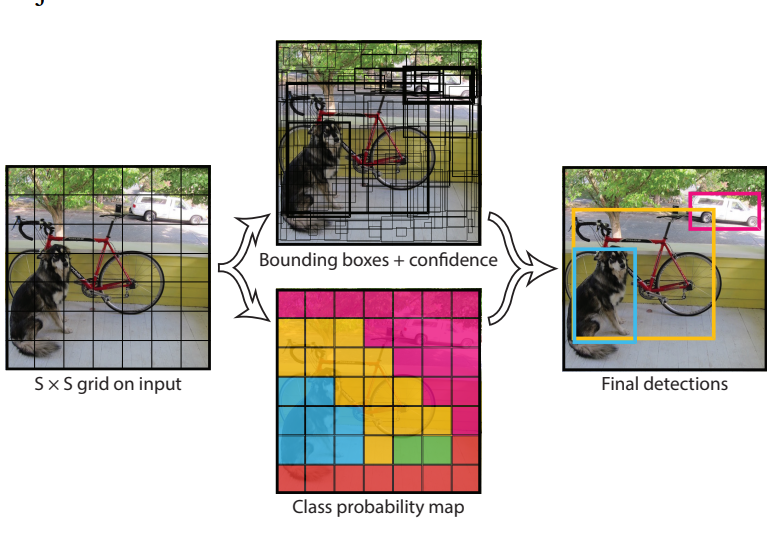
#> input picture 6_CNN/images/yolo.png, 775 x 533 px, found by its file name; its folder holds 4 pictures in this run
$ jupyter execute --allow-errors unet.ipynb   (shell and % lines are left out)
#> lines starting #> are read from the running program, lines starting #| are printed output that depends on the picture
[cell 1]
import numpy as np
import cv2
import os
import matplotlib.pyplot as plt
from PIL import Image
import tensorflow as tf
import random
from tensorflow import keras
from tensorflow.keras import layers
from tensorflow.keras.models import Sequential
import pandas as pd
import plotly.express as px
from tqdm import tqdm

[cell 2]
base_dir=os.path.join("/content","drive","MyDrive","archive","people_segmentation")

[cell 3]
def load_corrosponding_mask(img_name,base_dir):
#> called with img_name = 'yolo.png'
  return plt.imread(os.path.join(base_dir,'masks',img_name.split('.')[0]+".png"))
#> returned value is the input picture: shape (533, 775, 4) float32; mean R, G, B, A 0.788, 0.761, 0.736, 1

[cell 4]
def show_demo_pics(n_samples=3):
  img=os.listdir(os.path.join(base_dir,'train','images'))
  img_sampled=random.sample(img,n_samples)
  img_sampled_masks=list(map(load_corrosponding_mask,img_sampled,[os.path.join(base_dir,'train')]*n_samples))
#> call 2 of load_corrosponding_mask, with img_name = 'loss_unet.png'
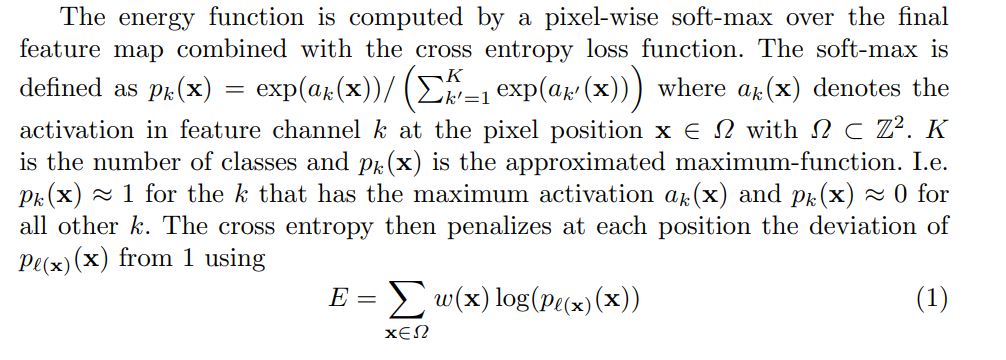
#> input picture 6_CNN/images/loss_unet.png, 1006 x 360 px, found by its file name
#> in load_corrosponding_mask, returned value is the input picture: shape (360, 1006, 4) float32; mean R, G, B, A 0.935, 0.935, 0.935, 1
#> call 3 of load_corrosponding_mask, with img_name = 'faterrc.png'
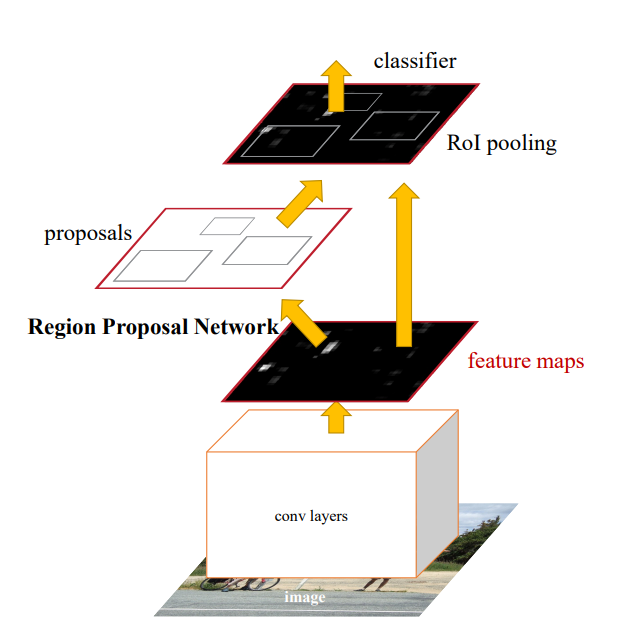
#> input picture 6_CNN/images/faterrc.png, 621 x 635 px, found by its file name
#> in load_corrosponding_mask, returned value is the input picture: shape (635, 621, 4) float32; mean R, G, B, A 0.907, 0.896, 0.884, 1
  plt.figure(figsize=(10,10))
  for i in range(n_samples):
    plt.subplot(n_samples,2,2*i+1)
    plt.imshow(plt.imread(os.path.join(base_dir,'train','images',img_sampled[i])))

    plt.subplot(n_samples,2,2*i+2)
    plt.imshow(img_sampled_masks[i])

    plt.axis('off')

[cell 5]
show_demo_pics()

[cell 6]
def get_img_shape(img_path):
  img=cv2.imread(img_path)
  return img.shape

[cell 7]
import hashlib
def create_hash(img_id,base_dir):
    with open(os.path.join(base_dir,'images',img_id),'rb') as f:
        file_hash=hashlib.md5(f.read()).hexdigest()
    return file_hash

[cell 8]
cnt=0
total_no_of_images=len(os.listdir(os.path.join(base_dir,'train','images')))*2
def util(img,base_dir):
#> called with img = 'faterrc.png'
    global img_name, img_shape, mask_shape, cnt,img_hash

    try:
        img_path = os.path.join(base_dir, 'images', img)
        mask_path = os.path.join(base_dir, 'masks', img.split('.')[0] + ".png")

        # Open both first to ensure success
        with Image.open(img_path) as im, Image.open(mask_path) as mask:
            with lock:
                img_name.append(img)
                img_shape.append(im.size)
                mask_shape.append(mask.size)
                img_hash.append(create_hash(img,base_dir))
                cnt += 2
                if cnt % 100 == 0:
                  print(f"{cnt * 100 / total_no_of_images:.2f}% done")
                  print(len(img_name), len(img_shape), len(mask_shape))

    except Exception as e:
        print(f"⚠️ Error with {img}: {e}")

[cell 9]
os.path.join(base_dir,'train','images')

[cell 10]
img_name=[]
img_shape=[]
mask_shape=[]
img_hash=[]
cnt=0
lock=None
def fn(subset):
  global img_name, img_shape, mask_shape, cnt,img_hash,lock
  cnt=0
  img_name=[]
  img_shape=[]
  mask_shape=[]
  img_hash=[]
  from concurrent.futures import ThreadPoolExecutor
  import threading

  dir_path = os.path.join(base_dir, subset)
  img_list = os.listdir(os.path.join(dir_path, 'images'))

  lock=threading.Lock()
  with ThreadPoolExecutor(max_workers=10) as pool:
    pool.map(lambda x:util(x,dir_path),img_list)
#> call 3 of util, with img = 'rpn.png'
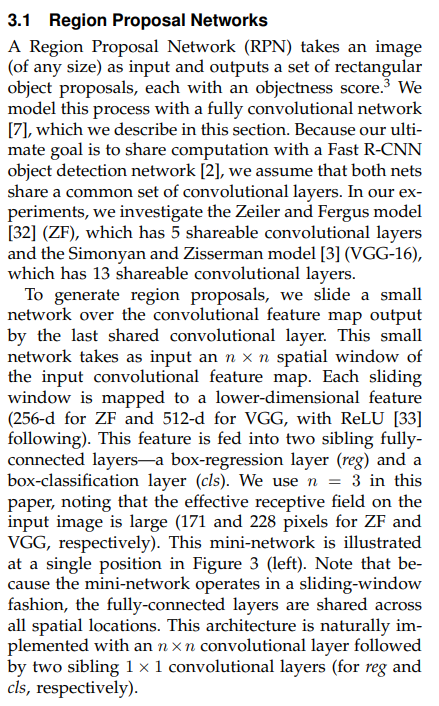
#> input picture 6_CNN/images/rpn.png, 439 x 706 px, found by its file name
#> in util, im is the input picture: PIL image 439x706 RGBA; mean R, G, B, A 224.4, 224.4, 224.3, 255

  return pd.DataFrame({'img_name':img_name,'img_shape':img_shape,'mask_shape':mask_shape,'img_hash':img_hash})

[cell 11]
train_df=fn('train')
#> train_df = table of 4 rows and 4 columns
val_df=fn('val')
#> val_df = table of 4 rows and 4 columns
test_df=fn('test')
#> test_df = table of 4 rows and 4 columns

[cell 12]
train_df.head()
#> Out = table of 4 rows and 4 columns

[cell 13]
train_df['img_shape']=train_df['img_shape'].apply(lambda x:str(x))
train_df['mask_shape']=train_df['mask_shape'].apply(lambda x:str(x))

[cell 14]
px.histogram(train_df,x='img_shape').show()
px.histogram(train_df,x='mask_shape').show()

[cell 15]
# ensuring if images are in same order in directory to use image data generator
def random_select_img_and_mask(n_samples=3):
  img=os.listdir(os.path.join(base_dir,'train','images'))
  masks=os.listdir(os.path.join(base_dir,'train','masks'))
  # random points
  rand_index=random.sample(range(len(img)),n_samples)
  plt.figure(figsize=(15,10))
  for i in range(len(rand_index)):
    plt.subplot(2,n_samples,i+1)
    plt.imshow(plt.imread(os.path.join(base_dir,'train','images',img[rand_index[i]])))
    plt.title(img[rand_index[i]])

    plt.subplot(2,n_samples,i+1+n_samples)
    plt.imshow(plt.imread(os.path.join(base_dir,'train','masks',masks[rand_index[i]])),cmap='gray')
    plt.title(masks[rand_index[i]])

    plt.axis('off')

#> (a cell that did not finish here is left out)

[cell 17]
# if we will use data generator then it can cause error because images and masks are not in order
# so i will create df for corresponding images and masks

[cell 18]
train_df['mask_name']=train_df['img_name'].apply(lambda x:x.split('.')[0]+".png")
val_df['mask_name']=val_df['img_name'].apply(lambda x:x.split('.')[0]+".png")
test_df['mask_name']=test_df['img_name'].apply(lambda x:x.split('.')[0]+".png")

[cell 19]
# looking for duplicates using hashing
train_df['img_hash'].duplicated().sum(),
val_df['img_hash'].duplicated().sum(),
test_df['img_hash'].duplicated().sum()
#> Out = 0

[cell 20]
train_df.drop_duplicates(subset=['img_hash'],inplace=True)
val_df.drop_duplicates(subset=['img_hash'],inplace=True)
test_df.drop_duplicates(subset=['img_hash'],inplace=True)

[cell 21]
train_df.drop(columns=['img_hash','img_shape','mask_shape'],inplace=True)
test_df.drop(columns=['img_hash','img_shape','mask_shape'],inplace=True)
val_df.drop(columns=['img_hash','img_shape','mask_shape'],inplace=True)

# creating model

[cell 22]
input_shape=(512,512,3)
mask_shape=(512,512,1)
BATCH_SIZE=32

[cell 23]
# we will set input target_size=512*512
def create_conv_block(n1,n2,k1,k2,l):
  l=layers.Conv2D(n1,k1,activation='relu',padding='same')(l)
  l=layers.Conv2D(n2,k2,activation='relu',padding='same')(l)
  return l

#> (a cell that did not finish here is left out)

#> (a cell that did not finish here is left out)

[cell 26]
import tensorflow.keras.backend as K
def mean_iou(y_true, y_pred,smooth=1):
    # [4 lines of commented-out code are left out]
    y_true=K.flatten(y_true)
    y_pred=K.flatten(y_pred)
    intersection = K.sum(y_true * y_pred)
    union = K.sum(y_true) + K.sum(y_pred) - intersection
    return (intersection + smooth) / (union + smooth)

#> (a cell that did not finish here is left out)

#> (a cell that did not finish here is left out)

[cell 29]
# !cp -r /content/drive/MyDrive/archive/people_segmentation /content/drive/MyDrive/archive/people_segmentation_backup

[cell 30]
# [29 lines of commented-out code are left out]

[cell 31]
# callbacks
from tensorflow.keras.callbacks import ModelCheckpoint,EarlyStopping,ReduceLROnPlateau

#> (the rest of this cell did not finish here and is left out)

[cell 32]
def combined_data_gen(gen_x,gen_y):
  for x,y in zip(gen_x,gen_y):
    yield x,y

#> (a cell that did not finish here is left out)

[cell 34]
# training
steps_per_epoch = len(train_df) // BATCH_SIZE
#> steps_per_epoch = 0
validation_steps = len(val_df) // BATCH_SIZE
#> validation_steps = 0
#> (the rest of this cell did not finish here and is left out)

[cell 35]
# prediction
def show_demo_pics(n_samples=3):
  img=os.listdir(os.path.join(base_dir,'test','images'))
  img_sampled=random.sample(img,n_samples)
  img_sampled_masks=list(map(load_corrosponding_mask,img_sampled,[os.path.join(base_dir,'test')]*n_samples))
  plt.figure(figsize=(10,10))
  for i in range(n_samples):
    plt.subplot(n_samples,3,2*i+1)
    plt.imshow(plt.imread(os.path.join(base_dir,'test','images',img_sampled[i])))

    plt.subplot(n_samples,3,2*i+2)
    plt.imshow(img_sampled_masks[i])

    plt.subplot(n_samples,3,2*i+3)
    plt.imshow(model.predict(plt.imread(os.path.join(base_dir,'test','images',img_sampled[i]))))

    plt.axis('off')

[cell 36]
def show_pred(n_samples=3):
#> called with n_samples = 3
  img=os.listdir(os.path.join(base_dir,'test','images'))
  img_sampled=random.sample(img,n_samples)
  plt.figure(figsize=(10,10))
  for i in range(n_samples):
    plt.subplot(n_samples,3,2*i+1)
    plt.imshow(plt.imread(os.path.join(base_dir,'test','images',img_sampled[i])))

    img=cv2.imread(os.path.join(base_dir,'test','images',img_sampled[i]))
    # bgr to rgb
    img=cv2.cvtColor(img,cv2.COLOR_BGR2RGB)
    img=cv2.resize(img,(512,512))
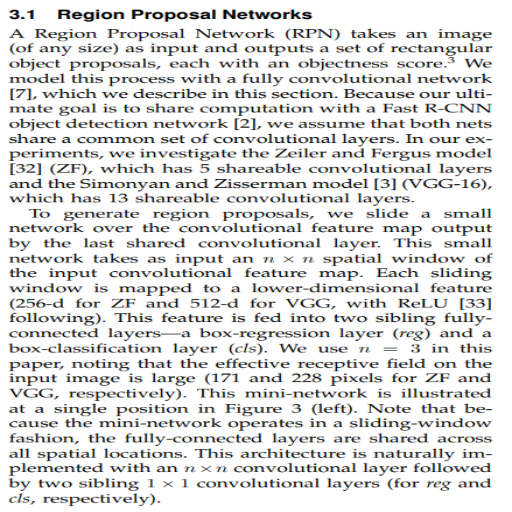
#> img: shape (512, 512, 3); mean R, G, B 224.6, 224.6, 224.6
    img=np.expand_dims(img,axis=0)

    x=model.predict(img)[0]
    x=np.array([x for i in range(3)])
    x=np.moveaxis(x,0,-1)

    print(x.shape)
    # print(img.shape)
    bg_removed=np.where(x>0.5,1,0)
    img=bg_removed*img

    # print(img.shape)
    plt.subplot(img,3,2*i+2)
    plt.imshow()

    plt.axis('off')
